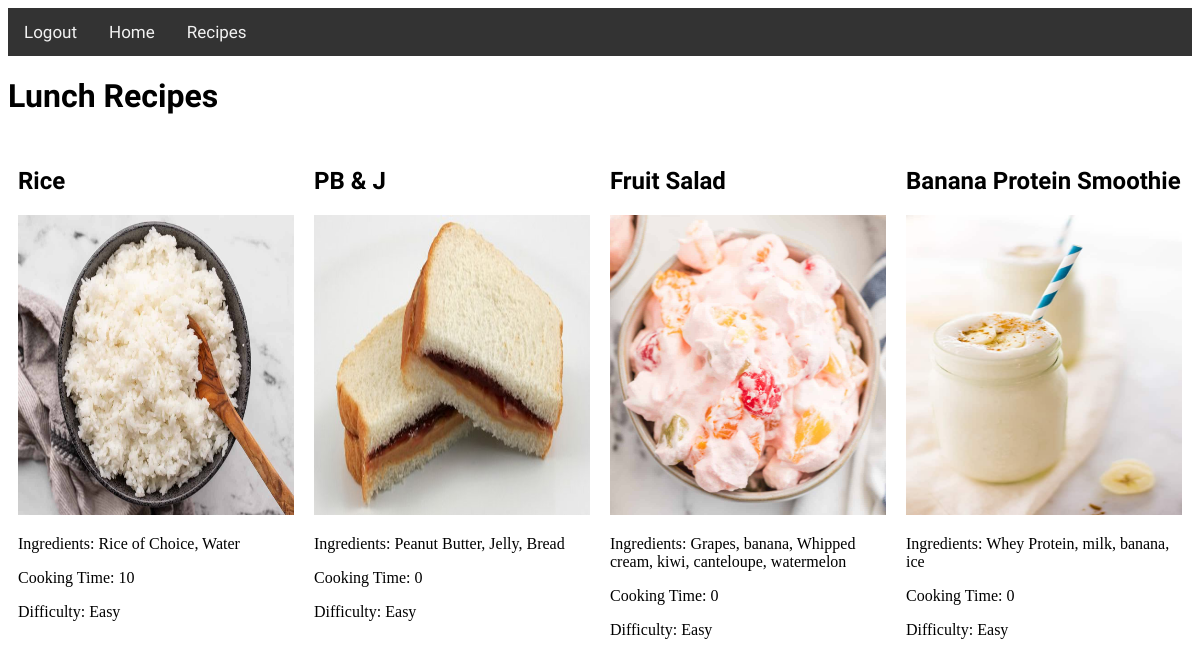
The page /lunches/ on the database as committed earlier.
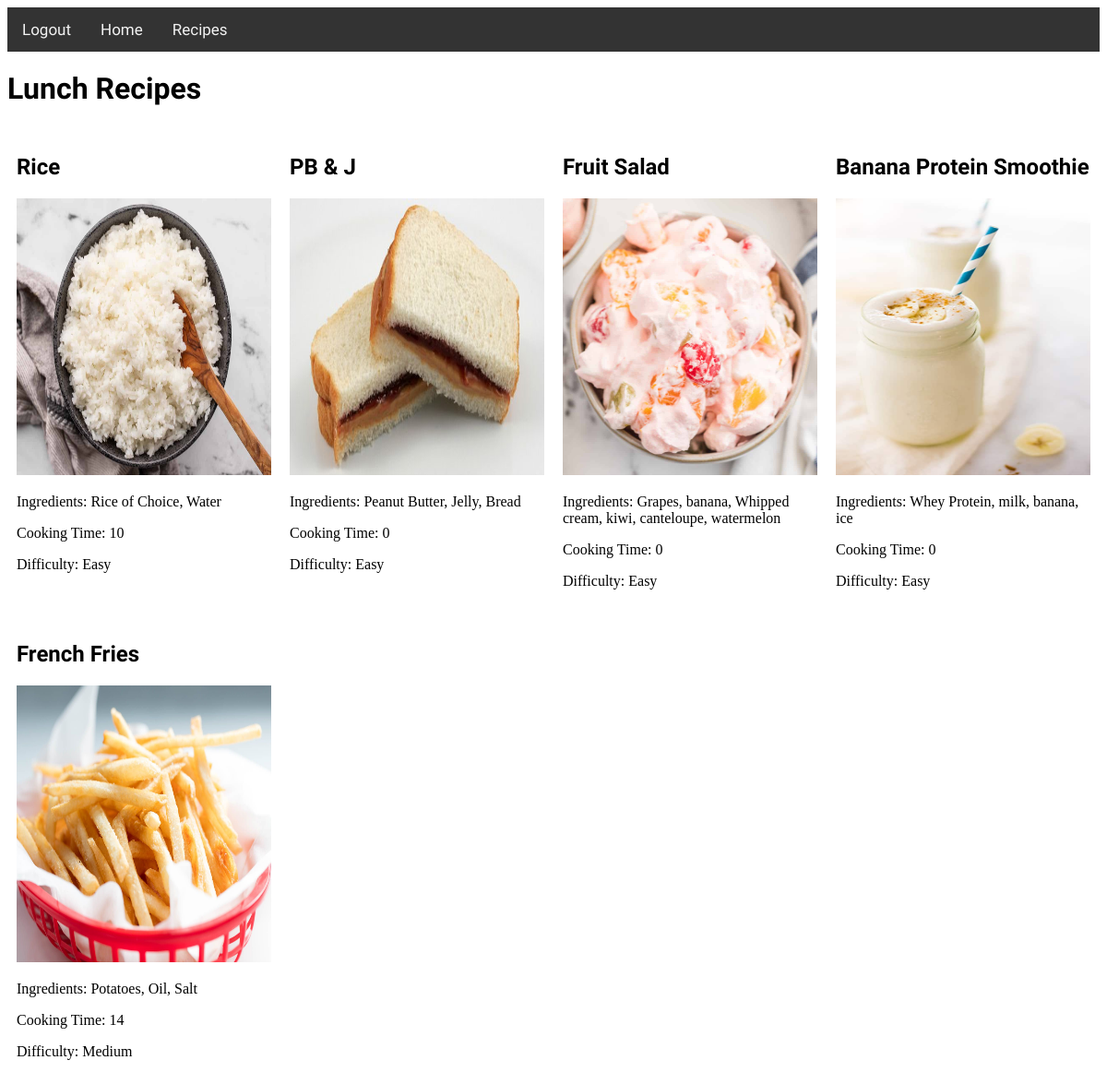
The same page on the database as committed later.
### recipes/models.py (models this page shows, shortened)
class Recipe(models.Model):
    TYPE_CHOICES = (
        ('Breakfast', 'Breakfasts'),
        ('Lunch', 'Lunches'),
        ('Dinner', 'Dinners'),
    )
    id = models.AutoField(primary_key=True)
    recipe_name = models.CharField(max_length=255)
    ingredients = models.TextField()
    cooking_time = models.CharField(max_length=10)
    difficulty = models.CharField(max_length=50)
    pic = models.ImageField(upload_to='media/', null=True, blank=True)
    recipe_type = models.CharField(max_length=10, choices=TYPE_CHOICES, default='Breakfast')

### recipes/views.py (the view)
# urls.py: path('lunches/', views.lunches_view, name='lunches'),  # Add URL for lunches
def lunches_view(request):
    lunch_recipes = Recipe.objects.filter(recipe_type='Lunch')
    context = {'lunch_recipes': lunch_recipes}
    return render(request, 'lunches.html', context)

### recipes/templates/lunches.html (shortened to what this page needs)
<!DOCTYPE html>
<html>
<head>
</head>
<body>
    <nav class="topnav" id="myTopnav">
        <a href="{% url 'recipes:login' %}">Logout</a>
        <a href="{% url 'recipes:home' %}">Home</a>
        <a href="{% url 'recipes:list' %}">Recipes</a>
    </nav>
    <h1 style="font-family: 'Abel', sans-serif;">Lunch Recipes</h1>
    <div class="row">
        {% for recipe in lunch_recipes %}
            <div class="column">
                <div class="recipe-container">
                    <h2>{{ recipe.recipe_name }}</h2>
                    <img src="{{ recipe.pic.url }}" alt="{{ recipe.recipe_name }}">
                    <p>Ingredients: {{ recipe.ingredients }}</p>
                    <p>Cooking Time: {{ recipe.cooking_time }}</p>
                    <p>Difficulty: {{ recipe.difficulty }}</p>
                </div>
            </div>
        {% endfor %}
    </div>
</body>
</html>

Rows that differ between the two databases and show on the page:
added Recipe: recipe_name "French Fries", pic (picture), ingredients "Potatoes, Oil, Salt", cooking_time "14", difficulty "Medium"
